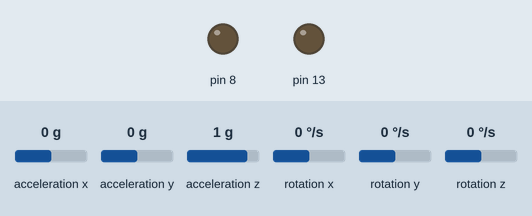
A sketch run on a simulated Arduino Uno, built with avr-gcc and run on an emulated ATmega328P. On the bench: output pins drawn as LEDs (lit = HIGH). Wiring (inferred from the names in the program): MPU-9250 motion sensor at I2C address 0x68. The inputs (shaded band) are chosen by the test bench; at power-on: acceleration x 0 g, acceleration y 0 g, acceleration z 1 g, rotation x 0 °/s, rotation y 0 °/s, rotation z 0 °/s. Storage starts empty.

Above: at 0.1 s.
At 0.9 s:
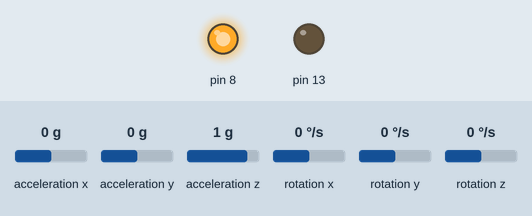
Timing chart, 0 to 2.4 s (numbered marks = the images above):
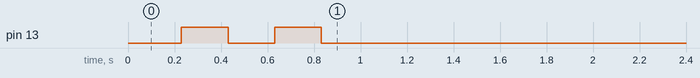

The sketch:

32u4_inertial_rec_v6.ino
```cpp
#include "Wire.h"
#include "I2Cdev.h"
#include "MPU9250.h"

#include <SD.h>
#include <SPI.h>
#include <TimerOne.h>

#define SD_ChipSelectPin 4
#define bufLen 12

File myFile;

char fname[20];
volatile int cnt = 0;
int rec_sec = 10;

MPU9250 accelgyro;
I2Cdev   I2C_M;

void getAccel_Data(void);

unsigned long start_t = 0;
unsigned long end_t = 0;

volatile int rec_state = 0; // 0: idle, 1: recording, 2: stop
volatile uint16_t cnt_buf = 0;
volatile uint16_t buf_boxes = 1;

volatile int16_t ax, ay, az;
volatile int16_t gx, gy, gz;

volatile byte buf[bufLen];
byte toSend[bufLen];

int sample_rate = 100;
int timer_t = (int) (1000000 / sample_rate);

volatile uint16_t measures[6];

int start_p = 1;
int stop_p = 0;

void setup() {
  pinMode(start_p, INPUT_PULLUP);
  pinMode(stop_p, INPUT_PULLUP);
  pinMode(13, OUTPUT);
  pinMode(8, OUTPUT);
  digitalWrite(13, LOW);
  digitalWrite(8, LOW);
  attachInterrupt(digitalPinToInterrupt(start_p), rec_start, FALLING);
  attachInterrupt(digitalPinToInterrupt(stop_p), rec_stop, FALLING);

  Wire.begin();
  delay(200);
  if (!SD.begin(SD_ChipSelectPin)) {
    return;
  }else{
  }

  accelgyro.setClockSource(MPU9250_CLOCK_PLL_XGYRO);
  accelgyro.setFullScaleGyroRange(MPU9250_GYRO_FS_2000);
  accelgyro.setFullScaleAccelRange(MPU9250_ACCEL_FS_16);
  accelgyro.setSleepEnabled(false);

  myFile = SD.open ("cnt.txt");

  while (myFile.available()) {
    //Serial.println(myFile.read());
    myFile.read();
    cnt++;
  }

  myFile.close();

  sprintf(fname, "data%04d.txt", cnt+1);

  Timer1.initialize(timer_t);
  Timer1.attachInterrupt(getAccel_Data);

  digitalWrite(13, HIGH);
  delay(200);
  digitalWrite(13, LOW);
  delay(200);
  digitalWrite(13, HIGH);
  delay(200);
  digitalWrite(13, LOW);

  digitalWrite(8, HIGH);
}

void loop() {
  if (rec_state == 1) {
    if (cnt_buf == bufLen) {
      memcpy((char*)toSend, (char*)buf, bufLen);
      myFile.write(toSend,bufLen);
      cnt_buf = 0;
      buf_boxes++;
    }
  }
  else if (rec_state == 2) {
    myFile.close();
    myFile = SD.open ("cnt.txt", FILE_WRITE);
    myFile.print("1");
    myFile.close();
    cnt++;
    sprintf(fname, "data%04d.txt", cnt+1);
    rec_state = 0;
    digitalWrite(13, LOW);
  }
}

void getAccel_Data(void)
{
  interrupts();
  accelgyro.getMotion6(&ax, &ay, &az, &gx, &gy, &gz);
  noInterrupts();
  if (rec_state == 1) {
    if (cnt_buf == 0 and buf_boxes == 1) {
      myFile = SD.open(fname, FILE_WRITE);
    }

    measures[0] = (uint16_t) 32768 + (uint16_t) ax;
    measures[1] = (uint16_t) 32768 + (uint16_t) ay;
    measures[2] = (uint16_t) 32768 + (uint16_t) az;
    measures[3] = (uint16_t) 32768 + (uint16_t) gx;
    measures[4] = (uint16_t) 32768 + (uint16_t) gy;
    measures[5] = (uint16_t) 32768 + (uint16_t) gz;

    if (cnt_buf < bufLen) {
      for (int i=0; i<bufLen; i++) {
        if (cnt_buf % 2 == 0) {
          buf[cnt_buf] = measures[cnt_buf] >> 8;
        }
        else {
          buf[cnt_buf] = measures[cnt_buf];
        }
        cnt_buf++;
      }
    }
  }
}

void rec_start() {
  if (rec_state == 0) {
    rec_state = 1;
    cnt_buf = 0;
    buf_boxes = 1;
    digitalWrite(13, HIGH);
  }
}

void rec_stop() {
  if (rec_state == 1) {
    rec_state = 2;
  }
}
```

Source omitted: MPU9250.cpp (126974 bytes), MPU9250.h (42815 bytes)
